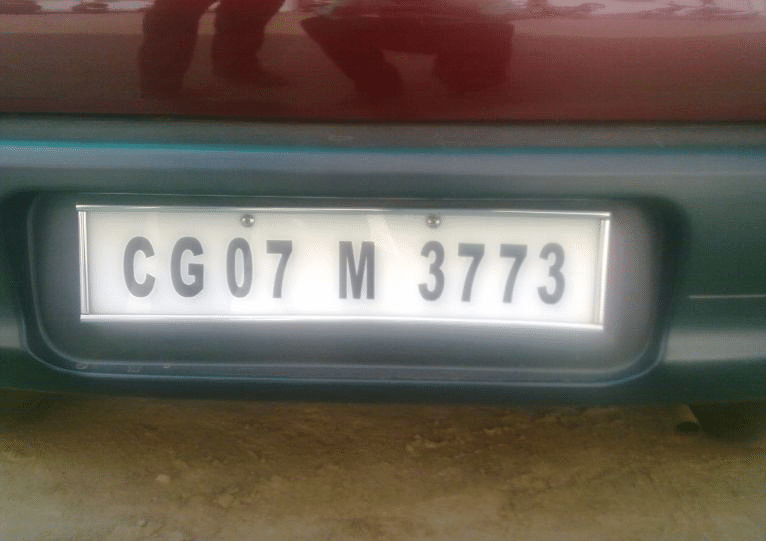
#> input picture OpenCV_102/license.png, 766 x 541 px
$ python morphological_hats.py
#> lines starting #> are read from the running program, lines starting #| are printed output that depends on the picture
# Lesson 1-A

import argparse
import cv2

ap = argparse.ArgumentParser()
ap.add_argument("-i", "--image", type=str, default="license.png",
    help="Image to perform light and dark extractions on.")

args = vars(ap.parse_args())

image = cv2.imread(args["image"])
#> image is the input picture: shape (541, 766, 3); mean B, G, R 86.3, 96.2, 104.2
gray = cv2.cvtColor(image, cv2.COLOR_BGR2GRAY)
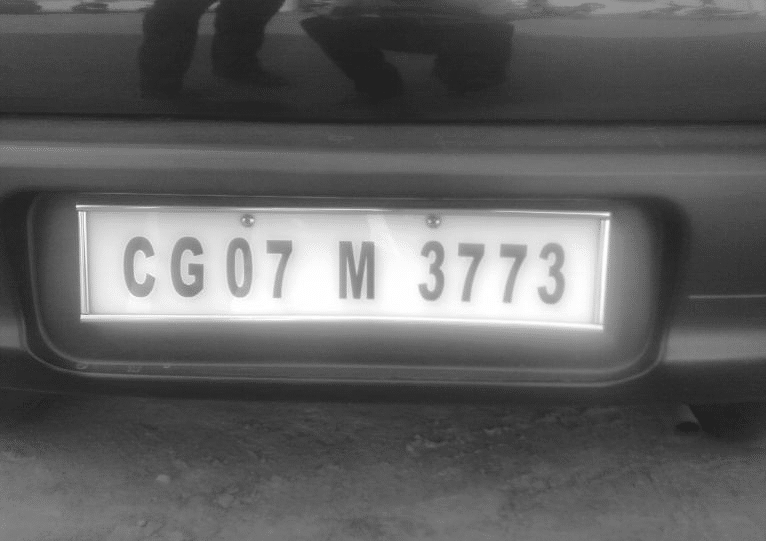
#> gray: shape (541, 766); min 33, max 255, mean 97.4

rectKernel = cv2.getStructuringElement(cv2.MORPH_RECT, (20,5))
blackhat = cv2.morphologyEx(gray, cv2.MORPH_BLACKHAT, rectKernel)
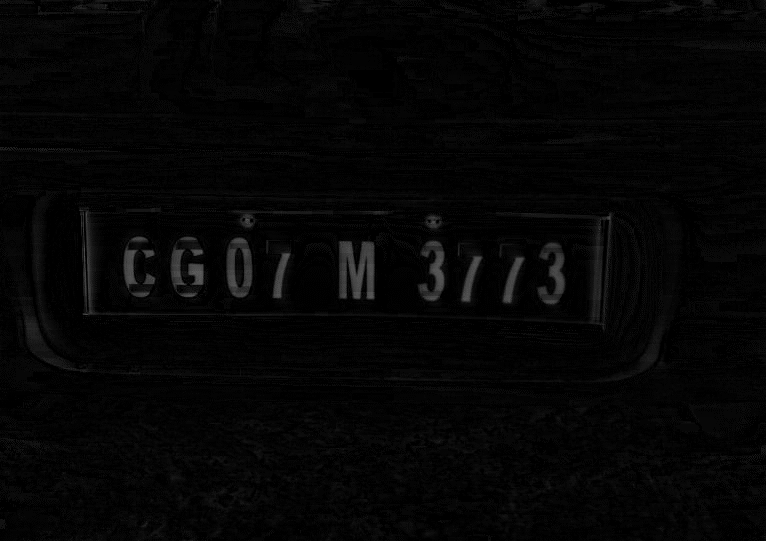
#> blackhat: shape (541, 766); min 0, max 94, mean 5.1

tophat = cv2.morphologyEx(gray, cv2.MORPH_TOPHAT, rectKernel)
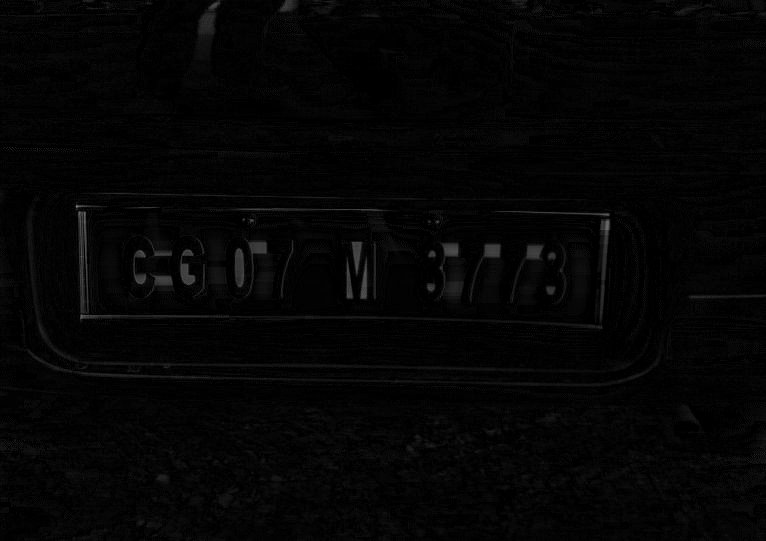
#> tophat: shape (541, 766); min 0, max 127, mean 4.5

cv2.imshow("Original", image)
cv2.imshow("BlackHat", blackhat)
cv2.imshow("TopHat", tophat)
cv2.waitKey(0)
